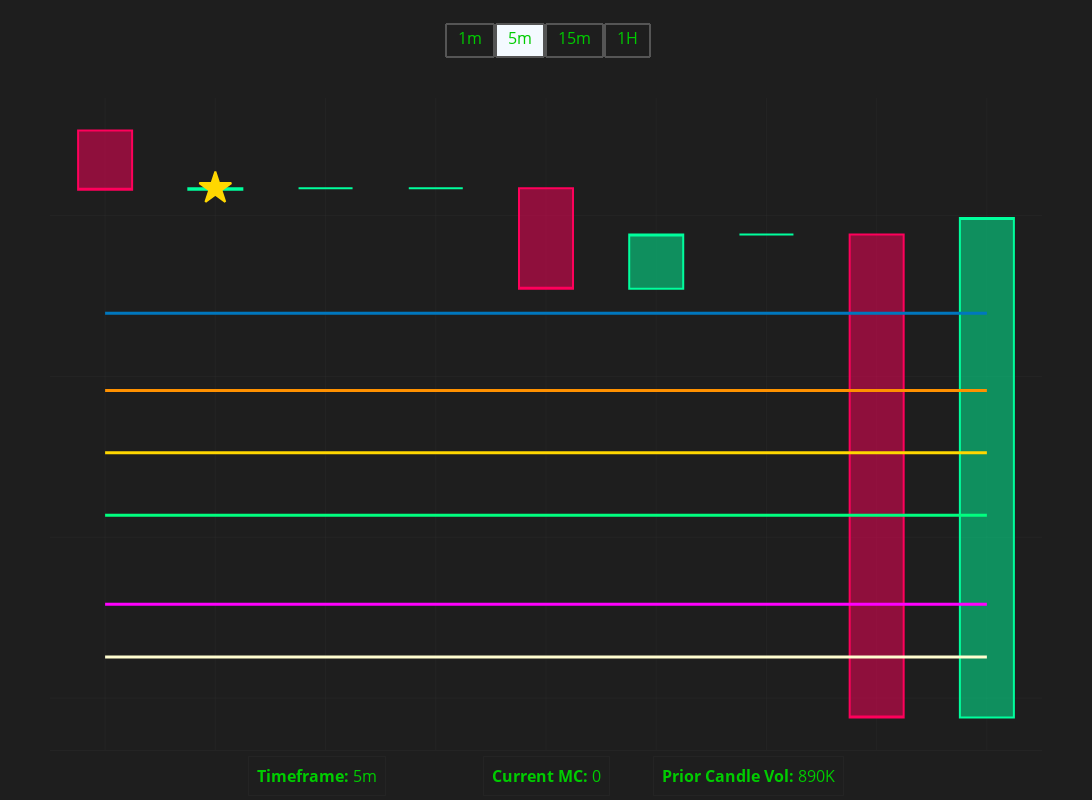
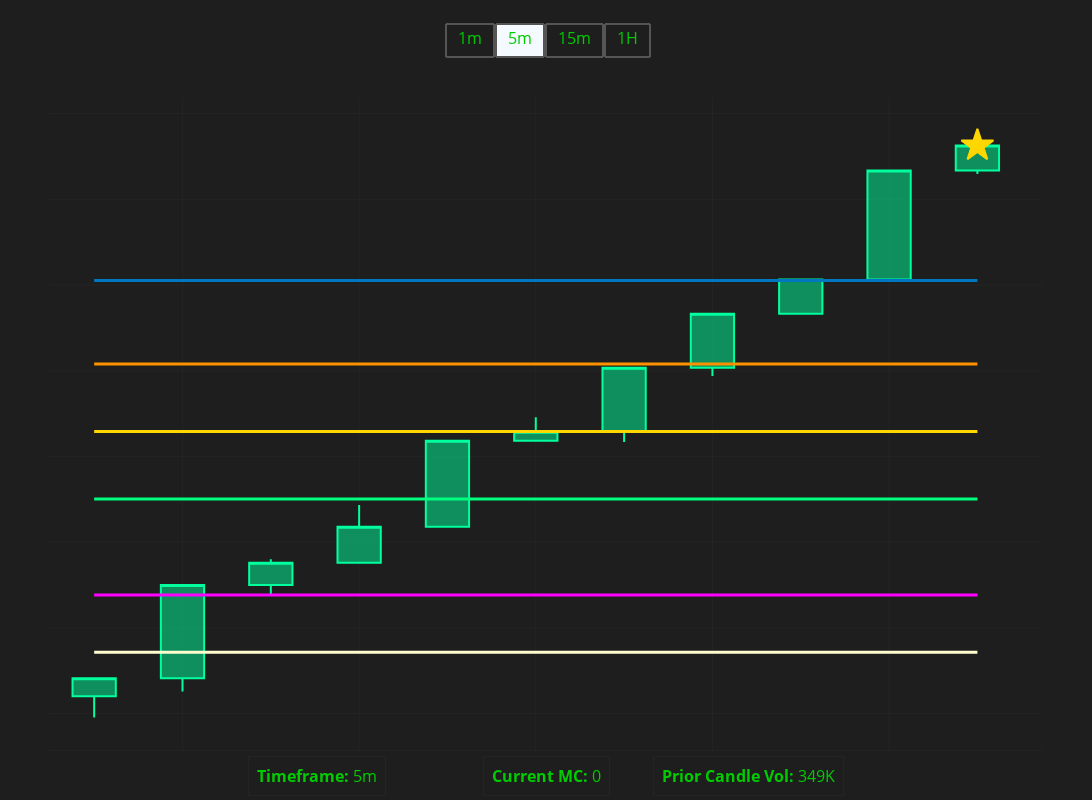
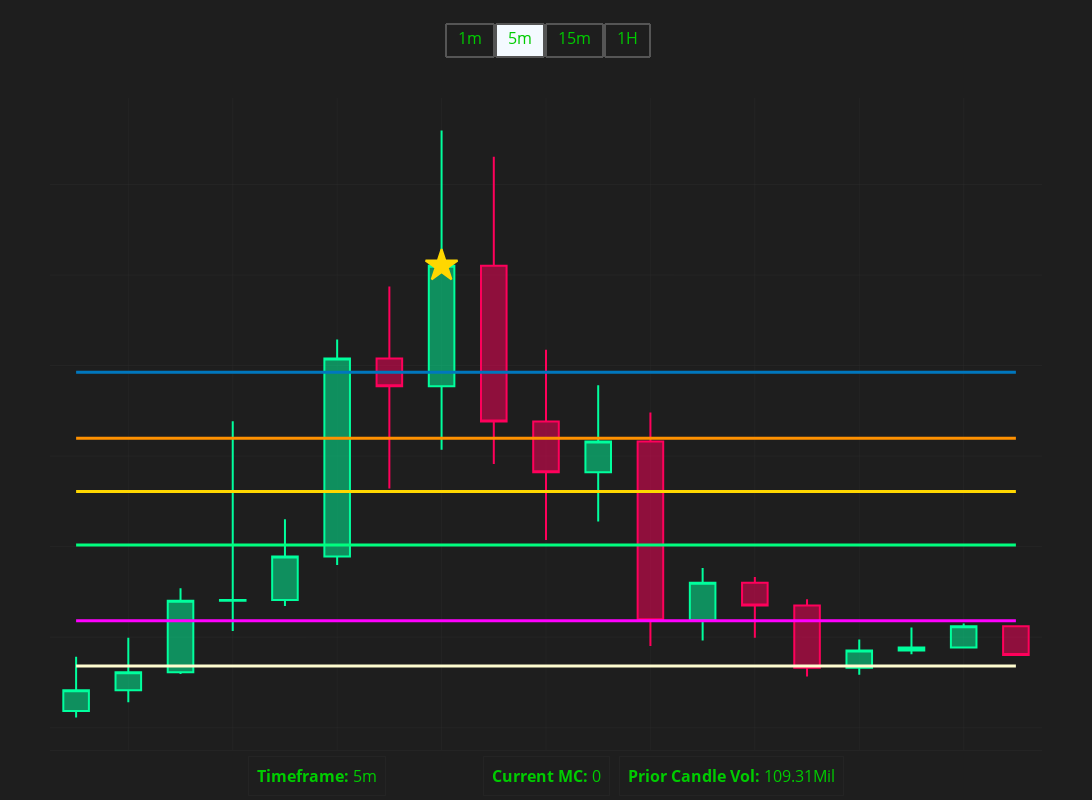
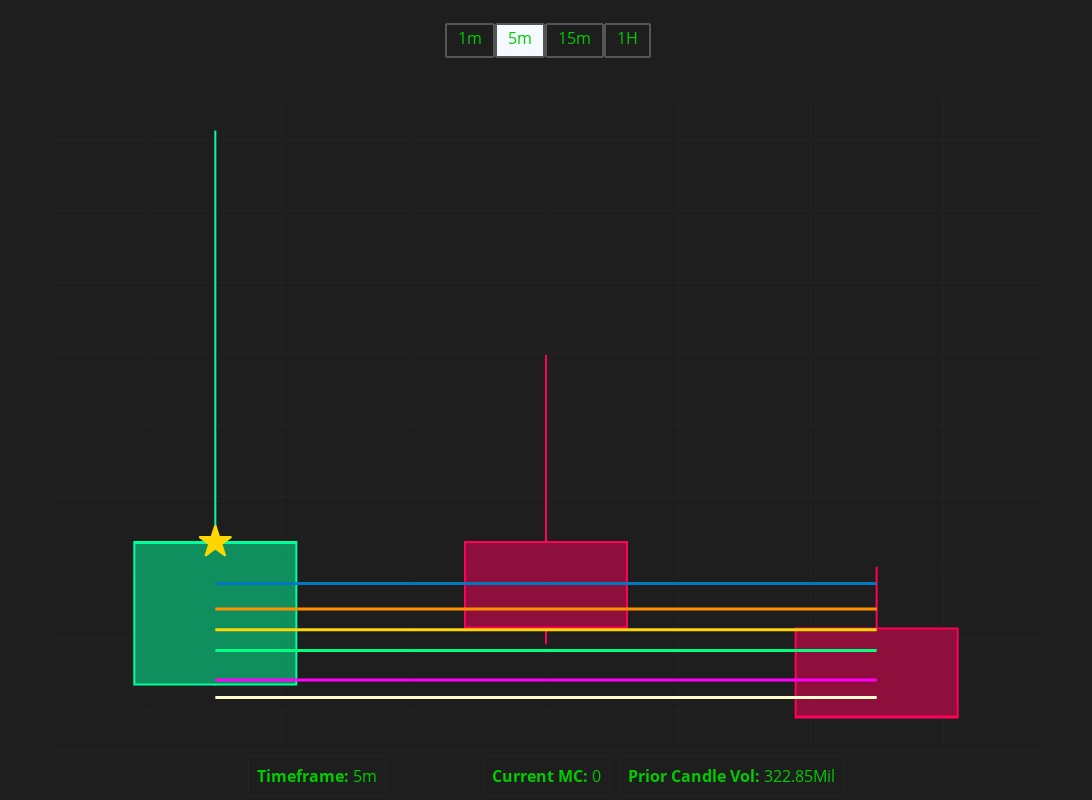

These figures' notebook cell, in order:
### Markdown cell above
Fibonacci Strategy

### Code cell
def plot_price_and_fib_levels(imported_ohlcv_data, fib_levels, initial_timeframe='5m'):
    """
    Plot price action with Fibonacci levels using a dark theme and enhanced display features.
    Mobile-optimized with clean display and improved visuals.
    """
    
    def calculate_fib_proximity(df, level=0.886):
        if df.empty:
            return float('inf'), 0, 0
            
        ath_close = df['close'].max()
        atl = df['low'].min()
        current_price = df['close'].iloc[-1]
        fib_price = ath_close - (ath_close - atl) * level
        proximity = abs((current_price - fib_price) / fib_price * 100)
        return proximity, fib_price, current_price
    
    def create_timeframe_annotations(timeframe, market_cap, volume):
        formatted_volume = Master_Functions.format_number(volume)
        return [
            dict(
                text=f"<b>Timeframe:</b> {timeframe}",
                x=0.2,
                y=-0.07,
                xref="paper",
                yref="paper",
                showarrow=False,
                font=dict(size=16, color=TITLE_COLOR),
                bgcolor=BACKGROUND_COLOR,
                bordercolor=GRID_COLOR,
                borderwidth=1,
                borderpad=8
            ),
            dict(
                text=f"<b>Current MC:</b> {market_cap}",
                x=0.5,
                y=-0.07,
                xref="paper",
                yref="paper",
                showarrow=False,
                font=dict(size=16, color=TITLE_COLOR),
                bgcolor=BACKGROUND_COLOR,
                bordercolor=GRID_COLOR,
                borderwidth=1,
                borderpad=8
            ),
            dict(
                text=f"<b>Prior Candle Vol:</b> {formatted_volume}",
                x=0.8,
                y=-0.07,
                xref="paper",
                yref="paper",
                showarrow=False,
                font=dict(size=16, color=TITLE_COLOR),
                bgcolor=BACKGROUND_COLOR,
                bordercolor=GRID_COLOR,
                borderwidth=1,
                borderpad=8
            )
        ]
    
    def has_outliers(df, threshold_multiplier=15.0):
        if df.empty:
            return True
            
        median_price = df['close'].median()
        high_outliers = df['high'] > (median_price * threshold_multiplier)
        
        if not high_outliers.any():
            return False
            
        outlier_indices = df.index[high_outliers]
        for idx in outlier_indices:
            start_idx = max(0, df.index.get_loc(idx) - 3)
            end_idx = min(len(df), df.index.get_loc(idx) + 4)
            window = df.iloc[start_idx:end_idx]
            
            window_median = window['close'].median()
            if df.loc[idx, 'high'] > window_median * threshold_multiplier:
                return True
                
        return False
    
    # Define color scheme with fainter grid
    BACKGROUND_COLOR = '#1e1e1e'
    TEXT_COLOR = '#ffffff'
    GRID_COLOR = 'rgba(51, 51, 51, 0.3)'  # Fainter grid lines
    TITLE_COLOR = '#00cc00'
    FIB_COLORS = ['#0077BE',  # Neon deep ocean blue for 0.236
                  '#ff9100',   # Current orange for 0.382
                  '#FFD700',   # Neon golden yellow for 0.5
                  '#00FF7F',   # Dark neon green for 0.618
                  '#FF00FF',   # Neon pink purple for 0.786
                  '#FFFDD0']   # Neon cream for 0.886
    ATH_COLOR = '#FFD700'     # Neon yellow gold for ATH star
    
    available_timeframes = ['1m', '5m', '15m', '1H']
    token_data = []
    
    # Process market cap data
    base_path = 'Data/New_Token_Data'
    date_folders = [f for f in os.listdir(base_path) if os.path.isdir(os.path.join(base_path, f)) and f.startswith('2024_')]
    most_recent_date = max(date_folders)
    date_folder = os.path.join(base_path, most_recent_date)
    
    summary_folder = os.path.join(date_folder, 'Token_Summary')
    datetime_folders = [f for f in os.listdir(summary_folder) if os.path.isdir(os.path.join(summary_folder, f))]
    most_recent_datetime = max(datetime_folders)
    summary_datetime_folder = os.path.join(summary_folder, most_recent_datetime)
    
    mc_files = [f for f in os.listdir(summary_datetime_folder) if f.startswith('new_tokens_mc') and f.endswith('.csv')]
    latest_mc_file = os.path.join(summary_datetime_folder, mc_files[0])
    market_caps = pd.read_csv(latest_mc_file, index_col=0)['Market Cap']
    
    # Calculate and sort tokens
    for token_address, timeframes in imported_ohlcv_data.items():
        if initial_timeframe not in timeframes:
            continue
            
        df_initial = timeframes[initial_timeframe]
        if has_outliers(df_initial):
            continue
            
        proximity, fib_price, current_price = calculate_fib_proximity(df_initial)
        token_data.append({
            'address': token_address,
            'proximity': proximity,
            'fib_price': fib_price,
            'current_price': current_price
        })
    
    sorted_tokens = sorted(token_data, key=lambda x: x['proximity'])
    
    # Create plots for each token
    for token_data in sorted_tokens:
        token_address = token_data['address']
        gmgn_link = f"https://gmgn.ai/sol/token/{token_address}"
        dexscreener_link = f"https://dexscreener.com/solana/{token_address}"
        print(f"\nProcessing: {gmgn_link}\n{dexscreener_link}")
        
        timeframes = imported_ohlcv_data[token_address]
        market_cap = Master_Functions.format_number(market_caps.get(token_address, 0))
        
        fig = go.Figure(layout_xaxis_rangeslider_visible=False)
        timeframe_traces = {}
        timeframe_volumes = {}
        
        # Process each timeframe
        for tf in available_timeframes:
            if tf not in timeframes:
                continue
                
            df = timeframes[tf]
            if df.empty:
                continue
                
            traces = []
            timeframe_volumes[tf] = df['volume'].iloc[-1]
            
            # Calculate ATH close and ATL
            ath_close = df['close'].max()
            ath_idx = df['close'].idxmax()
            atl = df['low'].min()
            
            # Add candlestick chart
            traces.append(go.Candlestick(
                x=df.index,
                open=df['open'],
                high=df['high'],
                low=df['low'],
                close=df['close'],
                name="Price",
                showlegend=False,
                increasing_line_color='#00ff9d',
                decreasing_line_color='#ff005b',
                visible=(tf == initial_timeframe)
            ))
            
            # Add ATH star with glow effect
            traces.append(go.Scatter(
                x=[ath_idx],
                y=[ath_close],
                mode='markers',
                marker=dict(
                    symbol='star',
                    size=24,
                    color=ATH_COLOR,
                    line=dict(
                        color=ATH_COLOR,
                        width=2
                    )
                ),
                name='ATH Close',
                showlegend=False,
                visible=(tf == initial_timeframe)
            ))
            
            # Add Fibonacci level lines (thicker for mobile)
            for i, level in enumerate(fib_levels):
                fib_price = ath_close - (ath_close - atl) * level
                traces.append(go.Scatter(
                    x=[df.index[0], df.index[-1]],
                    y=[fib_price, fib_price],
                    mode='lines',
                    line=dict(color=FIB_COLORS[i], width=3),  # Thicker lines
                    showlegend=False,
                    visible=(tf == initial_timeframe)
                ))
            
            timeframe_traces[tf] = traces
        
        # Create mobile-friendly timeframe buttons
        buttons = []
        for tf in available_timeframes:
            if tf not in timeframe_traces:
                continue
                
            visible_traces = []
            for other_tf in timeframe_traces:
                visible_traces.extend([tf == other_tf] * len(timeframe_traces[other_tf]))
            
            tf_annotations = create_timeframe_annotations(
                tf,
                market_cap,
                timeframe_volumes[tf]
            )
            
            buttons.append(dict(
                label=tf,
                method="update",
                args=[
                    {"visible": visible_traces},
                    {"annotations": tf_annotations}
                ]
            ))
        
        # Add all traces to the figure
        for traces in timeframe_traces.values():
            fig.add_traces(traces)
        
        # Create initial annotations
        initial_annotations = create_timeframe_annotations(
            initial_timeframe,
            market_cap,
            timeframe_volumes[initial_timeframe]
        )
        
        # Update layout with fixed dimensions
        fig.update_layout(
            height=800,
            width=1200,
            paper_bgcolor=BACKGROUND_COLOR,
            plot_bgcolor=BACKGROUND_COLOR,
            margin=dict(r=50, t=80, l=50, b=50),
            showlegend=False,
            hovermode='x unified',
            annotations=initial_annotations,
            updatemenus=[dict(
                type="buttons",
                direction="right",
                x=0.5,
                y=1.05,
                xanchor="center",
                yanchor="bottom",
                showactive=True,
                active=available_timeframes.index(initial_timeframe),
                buttons=buttons,
                bgcolor=BACKGROUND_COLOR,
                bordercolor="#555555",
                borderwidth=2,
                font=dict(
                    size=16,  # Larger font for buttons
                    color=TITLE_COLOR
                ),
                pad=dict(r=20, t=10, b=10, l=20)  # Increased padding on all sides
            )],
            xaxis=dict(
                showticklabels=False,
                showgrid=True,
                gridcolor=GRID_COLOR,
                showline=True,
                linecolor=GRID_COLOR,
                rangeslider=dict(visible=False)
            ),
            yaxis=dict(
                showgrid=True,
                gridcolor=GRID_COLOR,
                showticklabels=False,
                showline=False,
                zeroline=False,
                fixedrange=True
            )
        )
        
        fig.show()

# Define Fibonacci levels
fib_levels = [0.236, 0.382, 0.5, 0.618, 0.786, 0.886]

# Call the function
plot_price_and_fib_levels(imported_ohlcv_data, fib_levels, initial_timeframe='5m')
